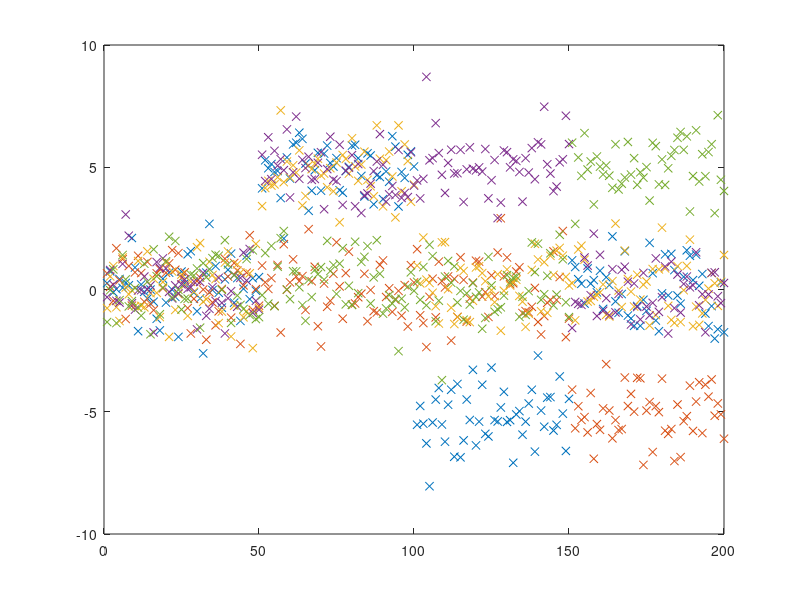
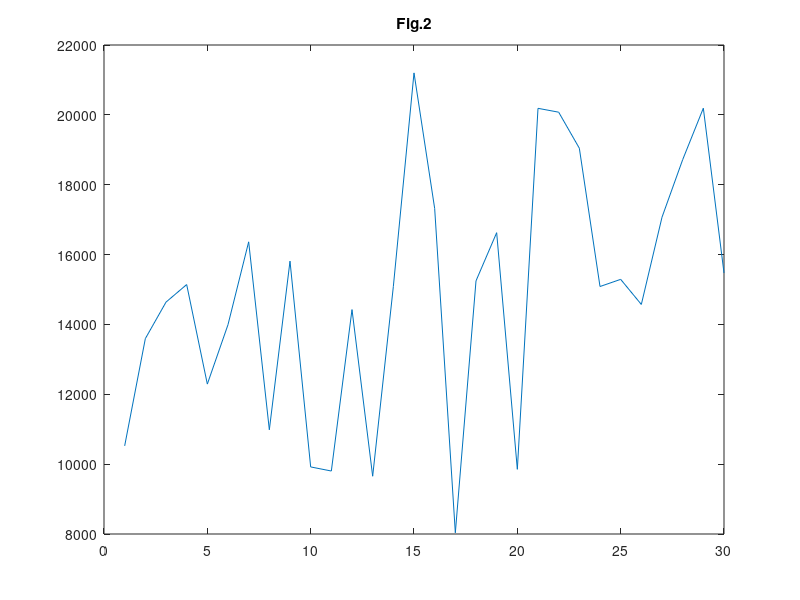

MATLAB code to generate these figures, in order:
close all
clear all

X = importdata('kmeans_data_2.txt');
[m, d] = size(X);
figure(1), plot(X,'x')

for k = 1:30
    [idx,C,sumd,D] = kmeans(X,k);
    J = sum(D);
    k = k+1;
end
idx_min = find(J == min(J))
J_min = min(J)

figure(2), plot(J), title('Fig.2')
hold on
